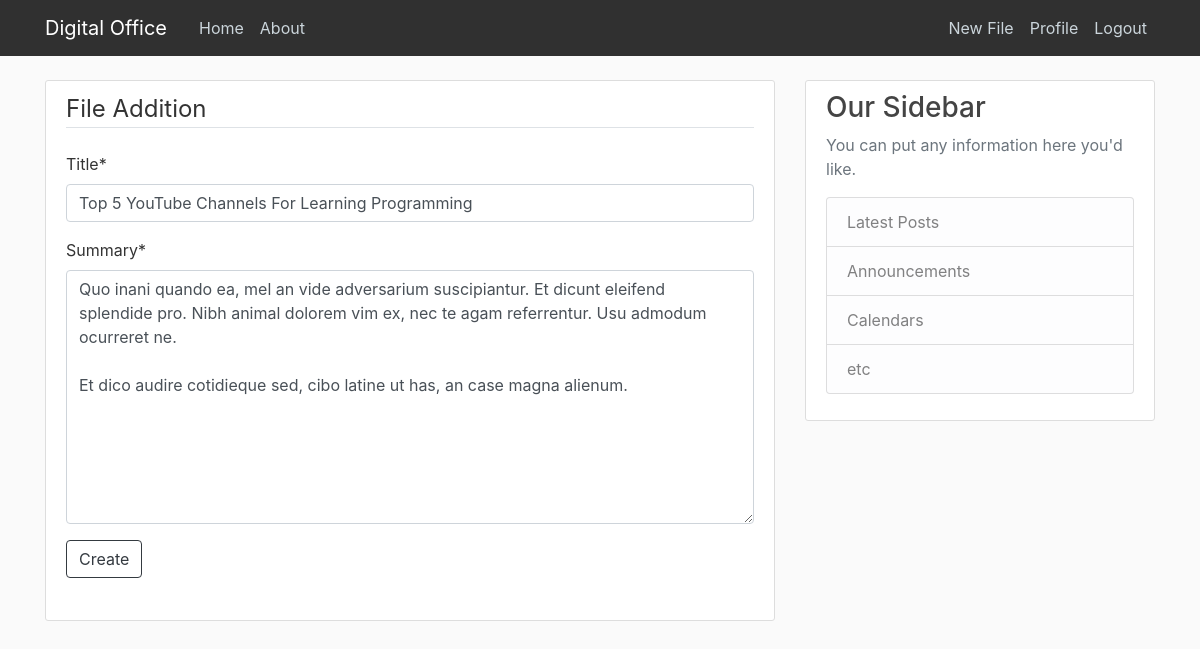
The app's page /blog/files/30/update/ (signed in) with its own data.
### blog/models.py (models this page shows, shortened)
class Files(models.Model):
    title=models.CharField(max_length=100)
    summary=models.TextField()
    date_posted=models.DateTimeField(default=timezone.now)
    author=models.ForeignKey(User,on_delete=models.CASCADE)

### blog/views.py (the view, shortened to what this page needs)
# urls.py: path('files/<int:pk>/update/', FileUpdateView.as_view(), name='file-update'),
class FileUpdateView(LoginRequiredMixin, UserPassesTestMixin, UpdateView):
    model = Files
    fields = ['title', 'summary']
    def test_func(self):
        post = self.get_object()
        if self.request.user == post.author:
            return True
        return False

### blog/templates/blog/files_form.html (shortened to what this page needs)
{% extends "blog/base.html" %}
{% load crispy_forms_tags %}
{% block content %}
<div class="content-section">
    <form method="POST">
        <fieldset class="form-group">
            <legend class="border-bottom mb-4"> File Addition </legend>
            {{ form|crispy }}
            <div class="form-group">
                <button class="btn btn-outline-dark" type="submit">Create</button>
            </div>
    </form>
</div>
{% endblock %}

### blog/static/blog/main.css (style rules this page uses)
body { background: #fafafa; color: #333333; margin-top: 5rem; }
.content-section { background: #ffffff; padding: 10px 20px; border: 1px solid #dddddd; border-radius: 3px; margin-bottom: 20px; }

### records on screen
Files: title "Top 5 YouTube Channels For Learning Programming", summary "Quo inani quando ea, mel an vide adversarium suscipiantur. Et dicunt eleifend splendide pro. Nibh animal dolorem vim ex, nec te agam referrentur. Usu admodum ocurreret ne. Et dico audire cotidieque sed, cibo latine ut has, an case magna alienum."
